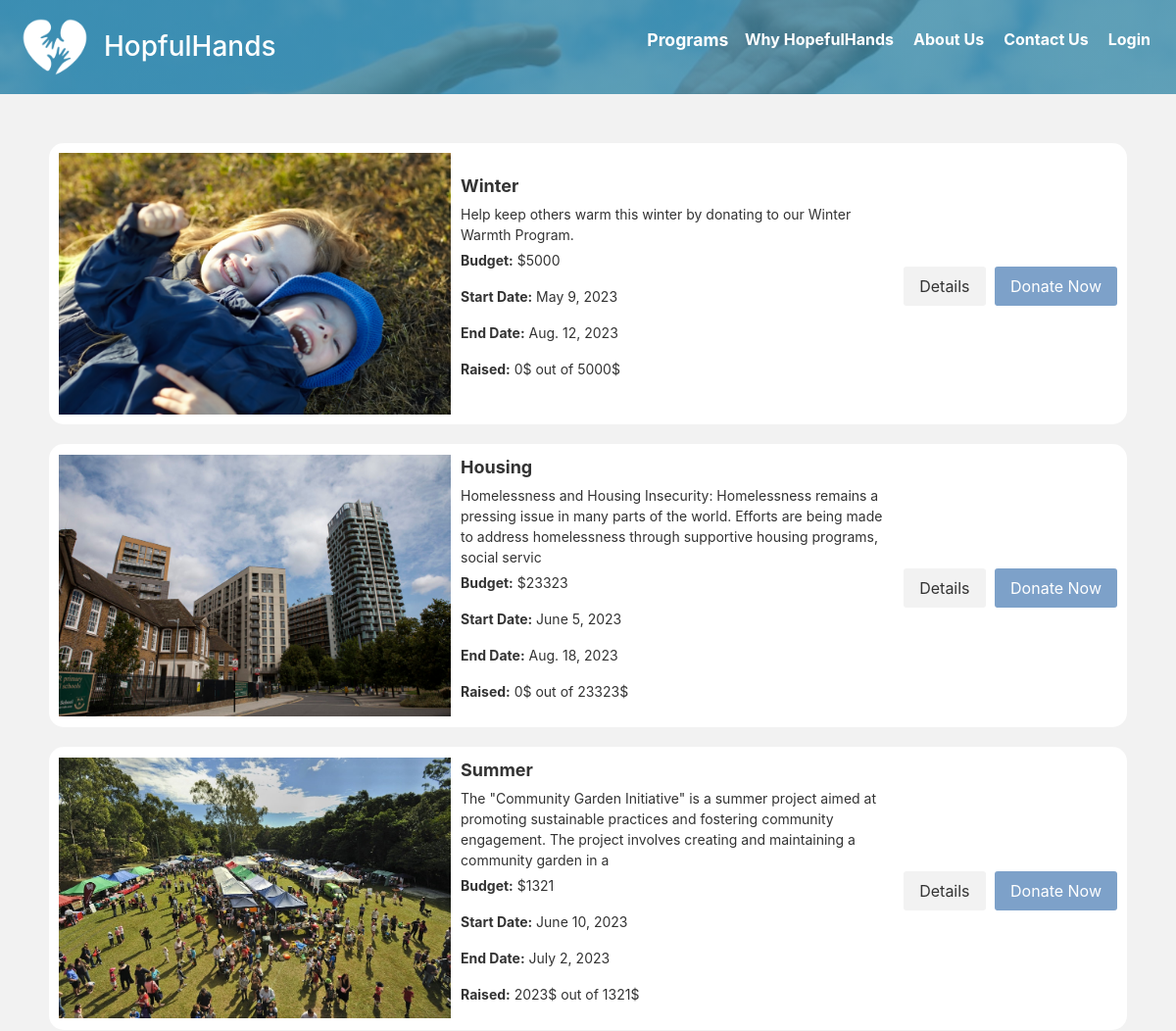
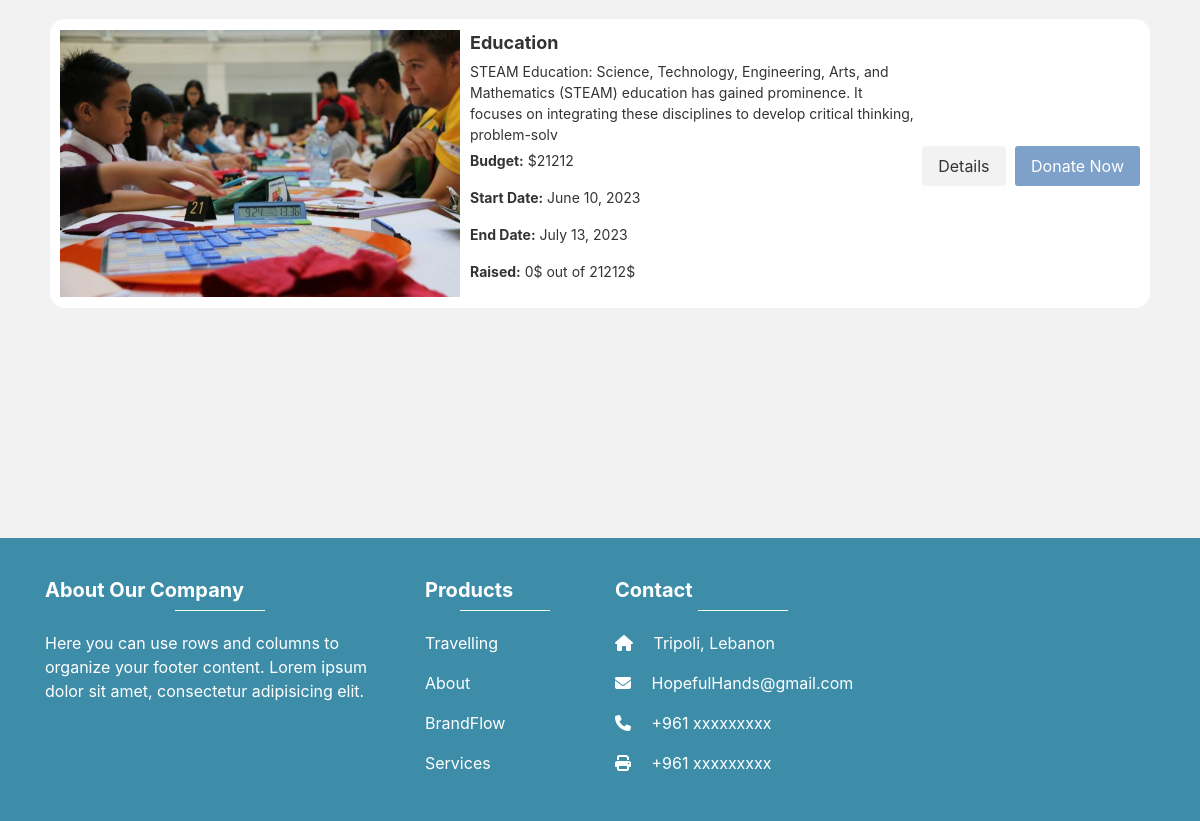
Screenshot of /programs/ with the database file from the repository (2 pictures, top to bottom).
### app1/models.py (models this page shows, shortened)
class Program(models.Model):
    program_name = models.CharField(max_length=40)
    program_description = models.CharField(max_length=200)
    program_image = models.ImageField(upload_to='images/')
    budget = models.IntegerField()
    start_date = models.DateField()
    end_date = models.DateField()
    raised = models.IntegerField(default=0)
    program_challenge = models.CharField(max_length=2000, default='Default Value')
    program_objective = models.CharField(max_length=2000, default='Default Value')
    program_plan = models.CharField(max_length=2000, default='Default Value')

### app1/views.py (the view)
# urls.py: re_path(r'^.*programs/$', programs, name='programs'),
def programs(request):
    programs = Program.objects.all()
    context = {'programs': programs}
    return render(request, 'pages/programs.html', context)

### templates/pages/programs.html (shortened to what this page needs)
<!DOCTYPE html>
<html lang="en">
<head>
</head>
<body style="background-color: #f2f2f2;">
{% block content %}
  {% include 'components/navbar.html' %}
    {% include 'components/programInfo.html' %}
  {% include 'components/footer.html' %}
{% endblock %}
</body>
</html>

### templates/components/navbar.html (shortened to what this page needs)
  <nav class="navbar">
    <a href="/" class="logo" style="text-decoration: none; color: white;">
      {% load static %}
      <img src="{% static 'images/image.png' %}" alt="Logo">
      <h3>HopfulHands</h3>
    </a>
    <ul class="menu">
      <li>
        <a href="{% url 'programs' %}">Programs</a>
      </li>
      <li>
        <a href="#">Why HopefulHands</a>
      </li>
      <li>
        <a href="{% url 'about'  %}">About Us</a>
      </li>
      <li>
        <a href="{% url 'contact' %}">Contact Us</a>
      </li>
    <li>
      {% if not user.is_authenticated %}
      <a href="{% url 'login' %}">Login</a>
      {% else %}
      <a href="{% url 'logout' %}">Logout</a>
      {% endif %}
    </li>
    </ul>
  </nav>

### templates/components/programInfo.html (shortened to what this page needs)
<!DOCTYPE html>
<html>
<head>
</head>
<body>
  <div class="program-container">
    <ul class="program-list">
      {% for program in programs|slice:":4" %}
        <li class="program-item">
          <img class="program-image" src="{{ program.program_image.url }}" alt="Program Image">
          <div class="program-details">
            <div class="program-name">{{ program.program_name }}</div>
            <div class="program-description">{{ program.program_description }}</div>
            <p><strong>Budget:</strong> ${{ program.budget }}</p>
            <p><strong>Start Date:</strong> {{ program.start_date }}</p>
            <p><strong>End Date:</strong> {{ program.end_date }}</p>
             <p><strong>Raised:</strong> {{ program.raised }}$ out of {{ program.budget }}$</p>
          </div>
          <div>
            <a href="{% url 'program_details' program_id=program.id %}" class="details-button">Details</a>
            <a href="{% url 'donate' %}" class="donate-button">Donate Now</a>
          </div>
        </li>
      {% endfor %}
    </ul>
  </div>
</body>
</html>

### templates/components/footer.html (shortened to what this page needs)
<!DOCTYPE html>
<html>
<head>
  <link rel="stylesheet" href="https://maxcdn.bootstrapcdn.com/bootstrap/4.0.0/css/bootstrap.min.css">
</head>
<body>
  <div class="main"></div>
  <footer id="Footer">
    <div class="container">
      <div class="row">
        <div class="col-md-4">
          <h5>About Our Company</h5>
          <hr>
          <p>Here you can use rows and columns to organize your footer content. Lorem ipsum dolor sit amet, consectetur adipisicing elit.</p>
        </div>
        <div id="link10" class="col-md-2 col-lg-2 col-xl-2">
          <h5>Products</h5>
          <hr>
          <p>
            <a href="#!">Travelling</a>
          </p>
          <p>
            <a href="#!">About</a>
          </p>
          <p>
            <a href="#!">BrandFlow</a>
          </p>
          <p>
            <a href="#!">Services</a>
          </p>
        </div>
        <div class="col-md-4 col-lg-3 col-xl-3">
          <h5>Contact</h5>
          <hr>
          <p>
            <i class="fas fa-home mr-3"></i> Tripoli, Lebanon</p>
          <p>
            <i class="fas fa-envelope mr-3"></i> HopefulHands@gmail.com</p>
          <p>
            <i class="fas fa-phone mr-3"></i> +961 xxxxxxxxx</p>
          <p>
            <i class="fas fa-print mr-3"></i> +961 xxxxxxxxx</p>
        </div>
      </div>
    </div>
  </footer>
</body>
</html>

### templates/components/navbar.html (style rules this page uses)
body { margin: 0; padding: 0; font-family: Arial, sans-serif; }
.navbar { height: 6em; top: 0; left: 0; width: 100%; padding: 20px; display: flex; justify-content: space-between; align-items: center; background-color: rgba(62, 141, 168, 0.8); background-image: linear-gradient(rgba(62, 141, 168, 0.8), rgba(62, 141, 168, 0.8)), url('../static/images/back.jpg'); background-size: cover; background-position: center; z-index: 999; }
.logo { display: flex; align-items: center; color: white; }
.logo img { display: block; max-width: 80px; max-height: 80px; margin-right: 10px; }
.logo h3 { margin: 0; }
.menu { position: fixed; top: 0; left: 0; width: 100%; height: 100%; display: flex; flex-direction: column; align-items: flex-start; justify-content: center; z-index: 999; opacity: 0; pointer-events: none; transition: opacity 0.3s ease; background-color: rgba(0, 0, 0, 0.5); list-style: none; }
.menu li { margin-bottom: 20px; font-size:2em; }
.menu a { font-weight: bold; font-size: larger; color: white; padding: 10px 15px; display: block; transition: transform 0.2s ease-in-out; text-decoration: none; }
.menu a:hover, .menu a.active { color: white; transform: scale(1.1); }
@media screen and (min-width: 769px) { .navbar { justify-content: flex-start; } }
@media screen and (min-width: 769px) { .menu { position: static; width: auto; height: auto; flex-direction: row; justify-content: flex-end; opacity: 1; pointer-events: all; background-color: transparent; } }
@media screen and (min-width: 769px) { .menu li { margin-bottom: 0; } }
@media screen and (min-width: 769px) { .menu a { font-size: 16px; padding: 0 10px; } }

### templates/components/programInfo.html (style rules this page uses)
body { background-color: #f2f2f2; }
.program-container { margin: 20px; padding: 30px; background-color: #f2f2f2; }
.program-list { list-style: none; padding: 0; }
.program-item { background-color: #fff; border-radius: 15px; padding: 10px; margin-bottom: 20px; transition: all 0.3s ease; display: flex; align-items: center; color: #333333; }
.program-name { font-size: 18px; font-weight: bold; margin-bottom: 5px; flex: 1; }
.program-description { margin-bottom: 5px; flex: 1; }
.program-image { max-width: 400px; height: auto; margin-right: 10px; flex-shrink: 0; }
.program-details { font-size: 14px; flex: 1; }
.details-button, .donate-button { display: inline-block; background-color: #f2f2f2; color: #333333; padding: 8px 16px; border-radius: 3px; text-decoration: none; transition: box-shadow 0.3s ease; margin-top: 5px; margin-left: 5px; }
.donate-button { background-color: #7DA1C9; color: #fff; }

### templates/components/footer.html (style rules this page uses)
.main { height: 20vh; overflow: hidden; }
#Footer { background-color: #3e8da8; color: #fff; padding-top: 40px; }
#Footer .container { padding-bottom: 30px; }
#Footer h5 { color: #fff; font-weight: bold; margin-top: 0; }
#Footer hr { border-top-color: #fff; width: 90px; margin-top: 0; margin-bottom: 20px; }
#Footer p { color: #fff; }
#Footer a { color: #fff; text-decoration: none; }

### rows the page displays
Program: program_image (picture), program_name "Winter", program_description "Help keep others warm this winter by donating to our Winter Warmth Program.", budget "5000", start_date "May 9, 2023", end_date "Aug. 12, 2023", raised "0"
Program: program_image (picture), program_name "Housing", program_description "Homelessness and Housing Insecurity: Homelessness remains a pressing issue in many parts of the world. Efforts are being made to address homelessness through supportive housing programs, social servic", budget "23323", start_date "June 5, 2023", end_date "Aug. 18, 2023", raised "0"
Program: program_image (picture), program_name "Summer", program_description "The \"Community Garden Initiative\" is a summer project aimed at promoting sustainable practices and fostering community engagement. The project involves creating and maintaining a community garden in a", budget "1321", start_date "June 10, 2023", end_date "July 2, 2023", raised "2023"
Program: program_image (picture), program_name "Education", program_description "STEAM Education: Science, Technology, Engineering, Arts, and Mathematics (STEAM) education has gained prominence. It focuses on integrating these disciplines to develop critical thinking, problem-solv", budget "21212", start_date "June 10, 2023", end_date "July 13, 2023", raised "0"
